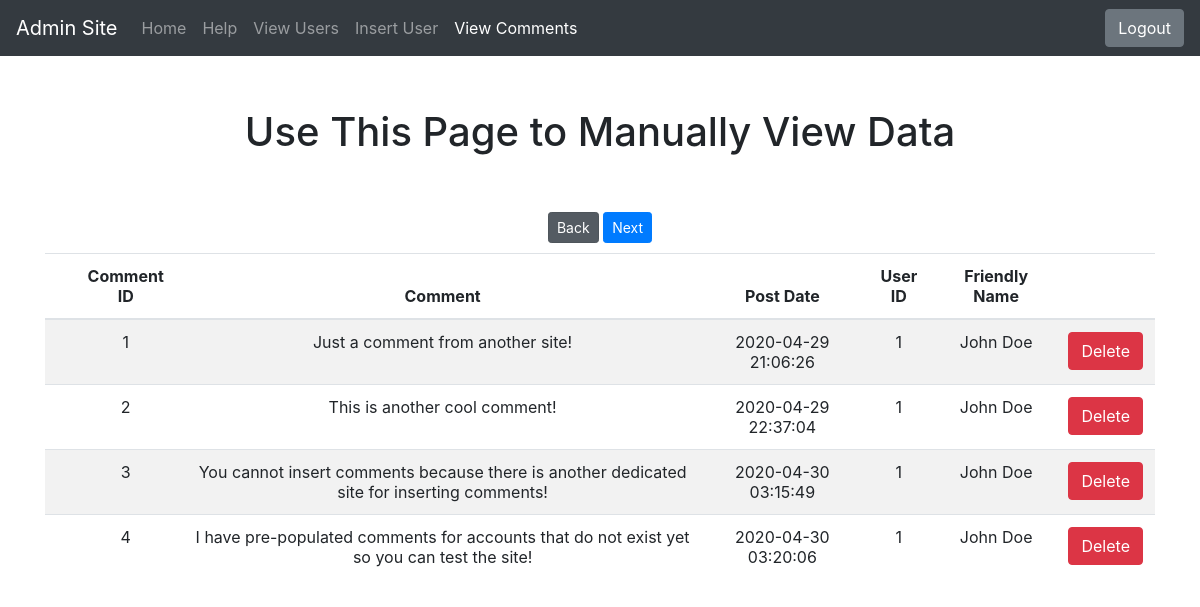
Page /comments.php (signed in) on the committed database.
### tables this page shows
CREATE TABLE `comments` (
  `comment_id` int(11) NOT NULL,
  `user_id` int(11) NOT NULL,
  `content` longtext NOT NULL,
  `created_date` timestamp NOT NULL DEFAULT current_timestamp()
);

CREATE TABLE `users` (
  `user_id` int(11) NOT NULL,
  `fname` text NOT NULL,
  `lname` text NOT NULL,
  `pass` text NOT NULL,
  `email` text NOT NULL,
  `admin` tinyint(4) NOT NULL,
  `last_log_in` timestamp NOT NULL DEFAULT current_timestamp(),
  `active` tinyint(1) NOT NULL,
  `notes` longtext NOT NULL
);

### includes/secured.inc.php (called while the page is built, shortened)
<?php
if (isset($_SESSION['isLoggedIn']) && $_SESSION['isLoggedIn'] === true) $isLoggedIn = true;
?>

### includes/database.inc.php (called while the page is built, shortened)
<?php
Class Database {
    private $connection;
    function __construct($db_host, $db_user, $db_pass, $db_name)
    {
        $this->connection = new mysqli($db_host, $db_user, $db_pass, $db_name);
        $this->connection->set_charset("utf8");
    }
    function get_comments($page, $limit)
    {
        $offset = ($page - 1) * $limit;
        $sql = "SELECT * FROM `comments` JOIN `users` ON users.user_id=comments.user_id LIMIT $offset, $limit";
        return $this->query($sql);
    }
    private function query($sql){
        $me = $this->connection->query($sql);
        return $me;
    }
}
$Database = new Database("127.0.0.1", "root", "", "ics311sp200204");

### comments.php (the view, shortened to what this page needs)
<?php
$page = "comments";
include('includes/header.inc.php');
$items_per_page = 4;
$back_button = true;
$next_button = true;
if (isset($_GET) && isset($_GET['page'])) $page = intval($_GET['page']);
else $page = 1;
$result = $Database->get_comments($page, $items_per_page);
if ($page === 1) $back_button = false;
?>
<h1 class="mt-5">Use This Page to Manually View Data</h1><br><br>
<a role="button" style="margin-bottom: 10px"
class="btn btn-<?php echo ($back_button) ? "primary" : "secondary active";?> btn-sm" <?php if(!$back_button) echo "disabled";?>
href="<?php echo "./comments.php?page=" . ($page - 1)?>">Back</a>
<a role="button" style="margin-bottom: 10px"
class="btn btn-<?php echo ($next_button) ? "primary" : "secondary active";?> btn-sm" <?php if(!$next_button) echo "disabled";?>
href="<?php echo "./comments.php?page=" . ($page + 1)?>">Next</a>
<table class="table table-striped table-responsive text-center">
  <thead>
    <tr>
      <th scope="col"></th>
      <th scope="col">Comment ID</th>
      <th scope="col">Comment</th>
      <th scope="col">Post Date</th>
      <th scope="col">User ID</th>
      <th scope="col">Friendly Name</th>
      <th scope="col"></th>
    </tr>
  </thead>
  <tbody>
    <?php
    while($row = $result->fetch_assoc()):
      ?>
       <tr>
       <th></th>
        <td> <?php echo $row['comment_id'] ?> </td>
        <td> <?php echo $row['content'] ?> </td>
        <td> <?php echo $row['created_date'] ?> </td>
          <td> <?php echo $row['user_id'] ?> </td>
          <td> <?php echo $row['fname'] . " " . $row['lname'] ?> </td>
          <td><a class="btn btn-primary btn-danger" href="includes/delete_comment.inc.php?page=<?php echo $page;?>&delete_id=<?php echo $row['comment_id'];?>" role="button">Delete</a></td>
        </tr>
    <?php endwhile;?>
  </tbody>
</table>
<?php
include("includes/footer.inc.php");
?>

### includes/header.inc.php (shortened to what this page needs)
<?php
include('secured.inc.php');
include('database.inc.php');
?>
<header>
<html lang="en">
<head>
        <link rel="stylesheet" href="css/styles.css">
        <link rel="stylesheet" href="css/sticky-footer-navbar.css">
        <link rel="stylesheet" href="https://maxcdn.bootstrapcdn.com/bootstrap/4.0.0/css/bootstrap.min.css">
    </head>
    <body>
<?php
if ($isLoggedIn):
?>
  <nav class="navbar navbar-expand-md navbar-dark fixed-top bg-dark">
    <a class="navbar-brand" href="index.php">Admin Site</a>
    <div class="collapse navbar-collapse" id="navbarCollapse">
      <ul class="navbar-nav mr-auto">
        <li class="nav-item <?php if ($page === "home") echo "active"?>">
          <a class="nav-link" href="index.php">Home<span class="sr-only">(current)</span></a>
        </li>
        <li class="nav-item <?php if ($page === "documentation") echo "active"?>">
          <a class="nav-link" href="documentation.php">Help</a>
        </li>
        <li class="nav-item <?php if ($page === "view") echo "active"?>">
          <a class="nav-link" href="view.php">View Users</a>
        </li>
        <li class="nav-item <?php if ($page === "insert") echo "active"?>">
          <a class="nav-link" href="insert.php">Insert User</a>
        </li>
        <li class="nav-item <?php if ($page === "comments") echo "active"?>">
          <a class="nav-link" href="comments.php">View Comments</a>
        </li>
      </ul>
          <button type="button" class="btn btn-secondary" onclick="document.location.href='includes/logout.php';">Logout</button>
    </div>
  </nav>
    <?php
  endif;
  ?>
</header>
<div class="container">
<main role="main" class="flex-shrink-0">
  <div class="container">
  <div class="row d-flex justify-content-center">
<div class="text-center col-18">

### includes/footer.inc.php
</div>
  </div>
</div>
</main>
    </body>
</html>

### css/styles.css (style rules this page uses)
header { display: block; background-color: "#700000"; }

### css/sticky-footer-navbar.css (style rules this page uses)
main > .container { padding: 60px 15px 0; }

### rows in the picture
comments: comment_id "1", content "Just a comment from another site!", created_date "2020-04-29 21:06:26", user.user_id "1", user.fname "John", user.lname "Doe"
comments: comment_id "2", content "This is another cool comment!", created_date "2020-04-29 22:37:04", user.user_id "1", user.fname "John", user.lname "Doe"
comments: comment_id "3", content "You cannot insert comments because there is another dedicated site for inserting comments!", created_date "2020-04-30 03:15:49", user.user_id "1", user.fname "John", user.lname "Doe"
comments: comment_id "4", content "I have pre-populated comments for accounts that do not exist yet so you can test the site!", created_date "2020-04-30 03:20:06", user.user_id "1", user.fname "John", user.lname "Doe"
